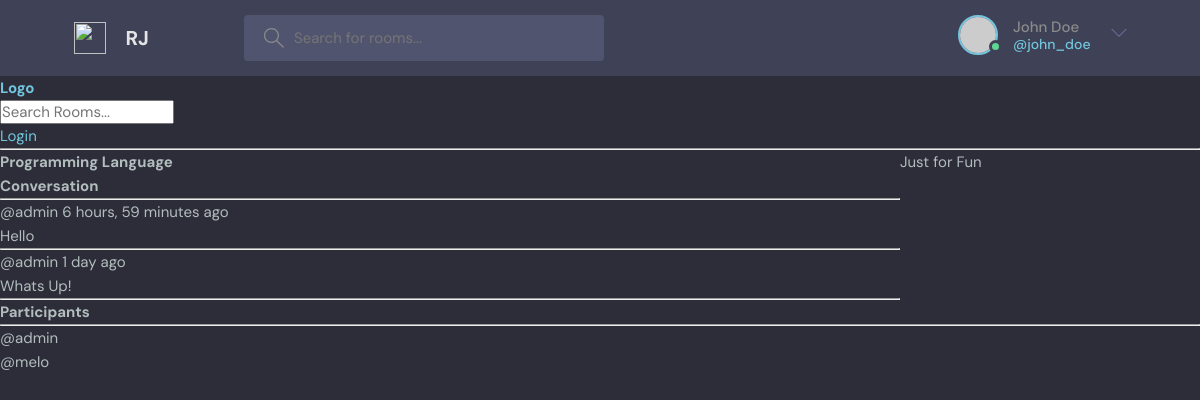
The page /room/1/ on the database its author committed.
### base/models.py (models this page shows, shortened)
class Room(models.Model):
    host = models.ForeignKey(User, on_delete=models.SET_NULL, null=True)
    topic = models.ForeignKey(Topic, on_delete=models.SET_NULL, null=True)
    name = models.CharField(max_length=200)
    participants = models.ManyToManyField(User, related_name='participants', blank=True)
    description = models.TextField(null=True, blank=True)
    updated = models.DateTimeField(auto_now=True)
    created = models.DateTimeField(auto_now_add=True)
    class Meta:
        ordering = ['-updated', '-created']

class Message(models.Model):
    user = models.ForeignKey(User, on_delete=models.CASCADE)
    room = models.ForeignKey(Room, on_delete=models.CASCADE)
    body = models.TextField()
    updated = models.DateTimeField(auto_now=True)
    created = models.DateTimeField(auto_now_add=True)
    class Meta:
        ordering = ['-updated', '-created']

### base/views.py (the view, shortened to what this page needs)
# urls.py: path('room/<str:pk>/', views.room, name="room"),
def room(request,pk):
    room = Room.objects.get(id=pk)
    participants = room.participants.all()
    room_messages = room.message_set.all().order_by('-created')
    context = {'room': room, 'room_messages':room_messages,'participants': participants}
    return render(request, 'base/room.html', context)

### base/templates/base/room.html (shortened to what this page needs)
{% extends 'main.html' %}
{% block content %}
<div class="room-container">
      <h1>{{room.name}}</h1>
      <p>{{room.description}}</p>
      <div class="comment-wrapper">
          <h3>Conversation</h3>
          <hr>
    {% for message in room_messages %}
    <div>
        <small>@{{message.user}} {{message.created|timesince}} ago</small>
        <p>{{ message.body}}</p>
        <hr>
    </div>
    {% endfor %}
</div>
    </div>
  <div>
    <h3>Participants</h3>
    <hr>
      {% for user in participants %}
      <div>
          <p>
              @{{user.username}}
          </p>
      </div>
      {% endfor %}
  </div>
{% endblock %}

### static/styles/style.css (style rules this page uses)
:root { --color-main: #71c6dd; --color-main-light: #e1f6fb; --color-dark: #3f4156; --color-dark-medium: #51546e; --color-dark-light: #696d97; --color-light: #e5e5e5; --color-gray: #8b8b8b; --color-light-gray: #b2bdbd; --color-bg: #2d2d39; --color-success: #5dd693; --color-error: #fc4b0b; }
* { font-family: "DM Sans", -apple-system, BlinkMacSystemFont, "Segoe UI", Roboto, Oxygen, Ubuntu, Cantarell, "Open Sans", "Helvetica Neue", sans-serif; margin: 0; padding: 0; box-sizing: border-box; text-rendering: optimizeLegibility; font-size: inherit; }
html { font-size: 56.25%; }
@media only screen and (min-width: 1200px) { html { font-size: 62.5%; } }
body { line-height: 1.6; font-weight: 400; font-size: 1.5rem; color: var(--color-light-gray); background-color: var(--color-bg); min-height: 100vh; }

### base/templates/base/room.html (style rules this page uses)
.room-container { display:grid; grid-template-columns: 3fr 1fr; }

### rows shown on the page
Room: name "Programming Language", description "Just for Fun"
Message: user "admin", created "6 hours, 59 minutes", body "Hello"
Message: user "admin", created "1 day", body "Whats Up!"

### other values the page prints
{{ user.username }} "admin"
{{ user.username }} "melo"
